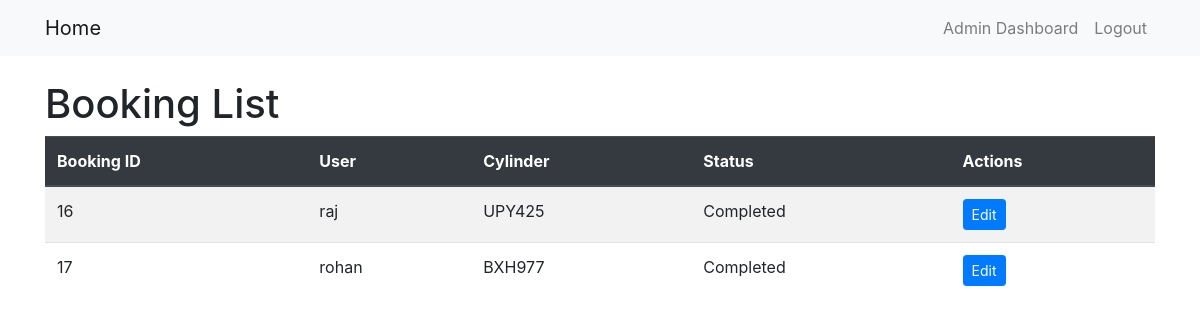
The page /admin-panel/bookings/ (signed in) on the database its author committed.
### core/models.py (models this page shows, shortened)
class Booking(models.Model):
    STATUS_CHOICES = [
        ('Pending', 'Pending'),
        ('Completed', 'Completed'),
        ('Cancelled', 'Cancelled'),
    ]
    user = models.ForeignKey(User, on_delete=models.CASCADE)
    cylinder = models.ForeignKey(Cylinder, on_delete=models.SET_NULL, null=True, blank=True)
    booking_date = models.DateTimeField(auto_now_add=True)
    status = models.CharField(max_length=10, choices=STATUS_CHOICES, default='Pending')

class User(AbstractUser):
    phone = models.CharField(max_length=15, blank=True, null=True)
    address = models.TextField(blank=True, null=True)
    isAdmin = models.BooleanField(default=False)
    has_active_cylinder = models.BooleanField(default=False)

class Cylinder(models.Model):
    STATUS_CHOICES = [
        ('Filled', 'Filled'),
        ('Empty', 'Empty'),
        ('Assigned', 'Assigned'),
    ]
    cylinder_id = models.CharField(max_length=10, unique=True)
    status = models.CharField(max_length=10, choices=STATUS_CHOICES, default='Filled')
    assigned_to = models.ForeignKey(User, on_delete=models.SET_NULL, null=True, blank=True)

### admin_panel/views.py (the view)
# urls.py: path('bookings/', BookingListView.as_view(), name='admin_booking_list'),
class BookingListView(LoginRequiredMixin, UserPassesTestMixin, ListView):
    model = Booking
    template_name = 'admin_panel/booking_list.html'
    context_object_name = 'bookings'
    def test_func(self):
        return self.request.user.isAdmin

### admin_panel/templates/admin_panel/booking_list.html
{% extends 'core/base.html' %}
{% block content %}
<h1>Booking List</h1>
<table class="table table-striped table-hover">
    <thead class="thead-dark">
        <tr>
            <th>Booking ID</th>
            <th>User</th>
            <th>Cylinder</th>
            <th>Status</th>
            <th>Actions</th>
        </tr>
    </thead>
    <tbody>
        {% for booking in bookings %}
        <tr>
            <td>{{ booking.id }}</td>
            <td>{{ booking.user.username }}</td>
            <td>{{ booking.cylinder.cylinder_id }}</td>
            <td>{{ booking.status }}</td>
            <td><a href="{% url 'admin_booking_update' booking.id %}" class="btn btn-primary btn-sm">Edit</a></td>
        </tr>
        {% endfor %}
    </tbody>
</table>
{% endblock %}

### rows shown on the page
Booking: id "16", user.username "raj", cylinder.cylinder_id "UPY425", status "Completed"
Booking: id "17", user.username "rohan", cylinder.cylinder_id "BXH977", status "Completed"
